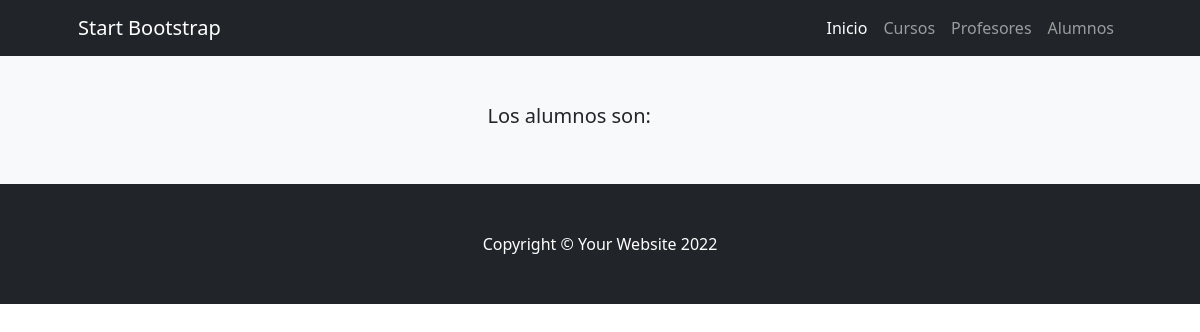
Before: /appcye/alumnos/ with the older database file.
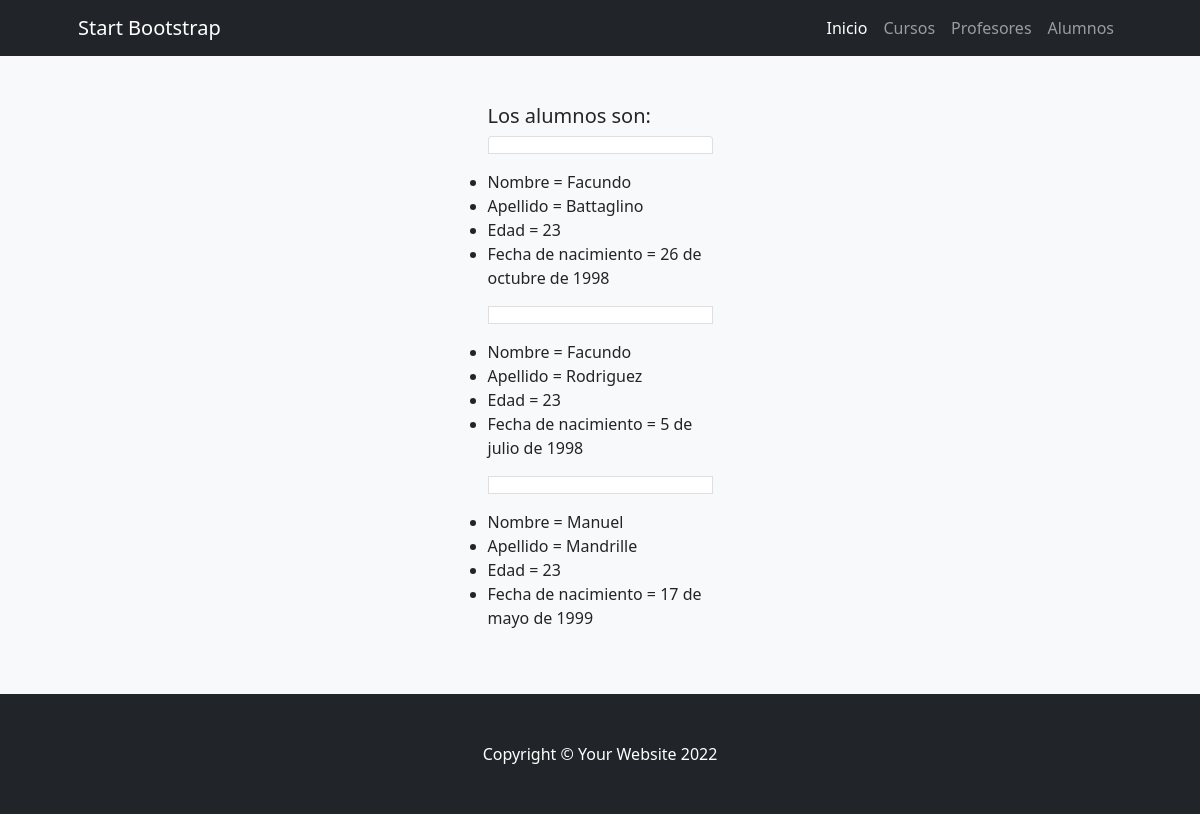
After: the same page with the newer database file.
### AppCursosyEventos/models.py (models this page shows)
class Alumnos(models.Model):
    nombre = models.CharField(max_length= 30)
    apellido = models.CharField(max_length= 30)
    edad = models.PositiveIntegerField()
    nacimiento = models.DateField()

### AppCursosyEventos/views.py (the view)
# urls.py: path('alumnos/', alumno , name= "alumnos" )
def alumno(request):
    alumno = Alumnos.objects.all()
    return render(request,"CursosyEventosApp/alumnos.html",{"alumnos":alumno})

### AppCursosyEventos/templates/CursosyEventosApp/alumnos.html (shortened to what this page needs)
{% extends 'CursosyEventosApp/base.html'%}
{%load static%}
{%block contenidoPagina%}
<section class="bg-light py-5">
    <div class="container px-5">
        <div class="row gx-5 justify-content-center">
            <div class="col-lg-3">
                <h5>Los alumnos son: </h5>
                <ul class="list-group">
                    {% for alumn in alumnos %}
                        <p class="list-group-item d-flex justify-content-between align-items-start">
                            <li> Nombre = {{alumn.nombre}} </li>
                            <li> Apellido = {{alumn.apellido}} </li>
                            <li> Edad = {{alumn.edad}} </li>
                            <li> Fecha de nacimiento = {{alumn.nacimiento}} </li>
                            </p>
                    {% endfor %}
                </ul>
            </div>
        </div>
    </div>
</section>
{%endblock%}

### AppCursosyEventos/templates/CursosyEventosApp/base.html (shortened to what this page needs)
{% load static%}
<!DOCTYPE html>
<html lang="en">
    <head>
        <link href="https://cdn.jsdelivr.net/npm/bootstrap-icons@1.4.1/font/bootstrap-icons.css" rel="stylesheet" />
        <link href="{% static 'css/styles.css' %}" rel="stylesheet" />
    </head>
    <body>
        <nav class="navbar navbar-expand-lg navbar-dark bg-dark">
            <div class="container px-5">
                <a class="navbar-brand" href="#!">Start Bootstrap</a>
                <div class="collapse navbar-collapse" id="navbarSupportedContent">
                    <ul class="navbar-nav ms-auto mb-2 mb-lg-0">
                        <li class="nav-item"><a class="nav-link active" href="{% url 'inicio' %}">Inicio</a></li>
                        <li class="nav-item"><a class="nav-link" href="{% url 'cursos' %}">Cursos</a></li>
                        <li class="nav-item"><a class="nav-link" href="{% url 'profesores' %}">Profesores</a></li>
                        <li class="nav-item"><a class="nav-link" href="{% url 'alumnos' %}">Alumnos</a></li>
                    </ul>
                </div>
            </div>
        </nav>
        {% block contenidoPagina %}
        {% endblock %}
        <footer class="py-5 bg-dark">
            <div class="container px-5"><p class="m-0 text-center text-white">Copyright &copy; Your Website 2022</p></div>
        </footer>
    </body>
</html>

Changed rows visible on the page:
added Alumnos: nombre "Facundo", apellido "Battaglino", edad "23", nacimiento "26 de octubre de 1998"
added Alumnos: nombre "Facundo", apellido "Rodriguez", edad "23", nacimiento "5 de julio de 1998"
added Alumnos: nombre "Manuel", apellido "Mandrille", edad "23", nacimiento "17 de mayo de 1999"
